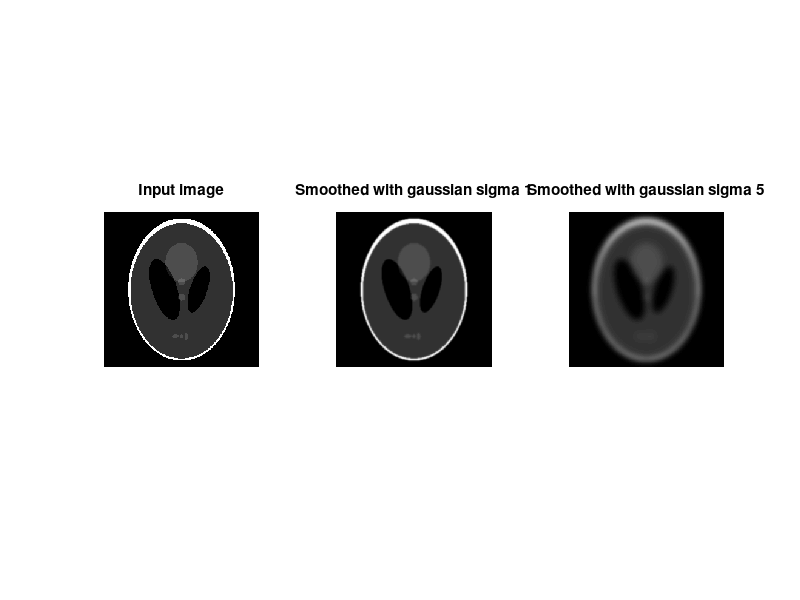

Here is the MATLAB script that generated this plot: (Note: this script raises an error after producing the figure.)
%% Question 2c
S0 = phantom(256);
mask = fspecial ('gaussian', 11, 1);
S1 = conv2 (S0, mask, 'same');
mask = fspecial ('gaussian', 51, 5);
S5 = conv2 (S0, mask, 'same');
% Note S1 is blurred with Gaussian of sigma 1, S5 is blurred with sigma 5

figure();
subplot(1,3,1), imshow(S0), title('Input image')
subplot(1,3,2), imshow(S1), title('Smoothed with gaussian sigma 1')
subplot(1,3,3), imshow(S5), title('Smoothed with gaussian sigma 5')

input_array = [S0, S1, S5];
theta = 0:3:177;
for i = 1:3
    if (i==1)
        image = S0;
        title_name = 'Input Image Filter operation';
        a_number = 0;
    elseif (i==2)
        image = S1;
        title_name = 'S1 smoothed Image Filter operation';
        a_number = 1;
    elseif (i==3)
        image = S5;
        title_name = 'S5 smoothed Image Filter operation';
        a_number = 5;
    end
    [A] = radon(image, theta);
    RRMSE_array = [];
    for l = 1:367;
        my_filter = myFilter(1, l/367);
        output_image = ApplyFilter(S0, my_filter);
        RRMSE = sqrt(sum(sum((output_image - image).^2)))/sqrt(sum(sum(image.^2)));
        RRMSE_array = [RRMSE_array, RRMSE];
    end
    figure();
    plot((1:367)/367, RRMSE_array); title(title_name); xlabel('Cutoff frequency(percentage of highest frequency)'); ylabel('RRMSE');
end

%% Observation
%
% * For the input image with no smoothing, the graph is obvious. The input
% image has a lot of edges and hence a lot of high frequeny components as a
% part of the signal. If we consider the high frequency components in the
% reconstruction, then we will get better results, lesser result. Hence the
% error has reduced continuously as the frequency components have
% increased.
% * For the S1 case, we have smoothed the signal. Hence the input
% signal/image does not have higher frequency components. But obviously
% when we start from including very few frequencies, the error is huge.
% Hence the error falls to some minimum value, approximately close to the
% highest 'input signal' frequency component still present in the input signal. After this
% frequency, the higher frequencies would be noise, and now we are
% modelling noise as well. Hence our error increases as we include more and
% more frequencies.
% * Results are similar to the S1 case. But here we see that the minima
% point is lower as compared to the previous case, which make sense since
% this signal has been smoothed more. So there are lower frequency
% components in the input image, hence we reach the minima very early in
% the frequency axis(x axis).
%
